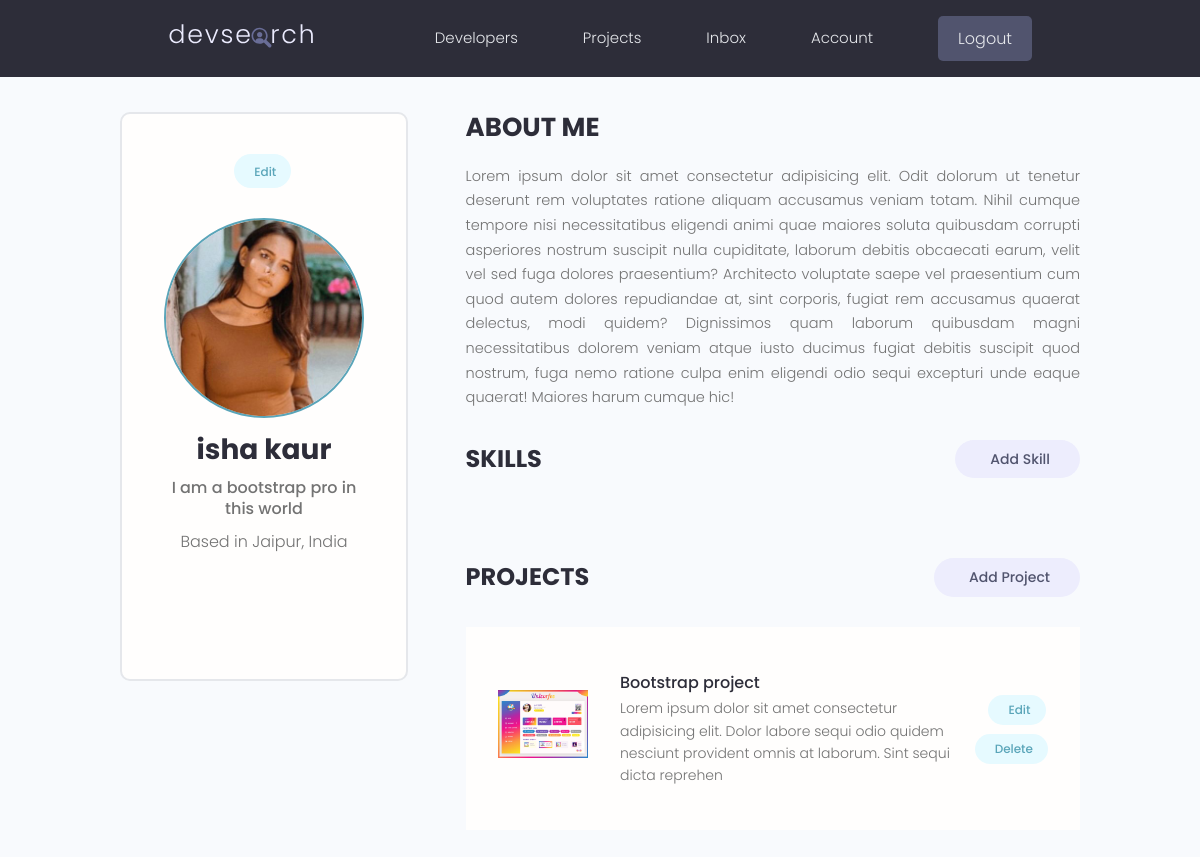
/users/account/ (signed in), run on an earlier commit of the app's database.
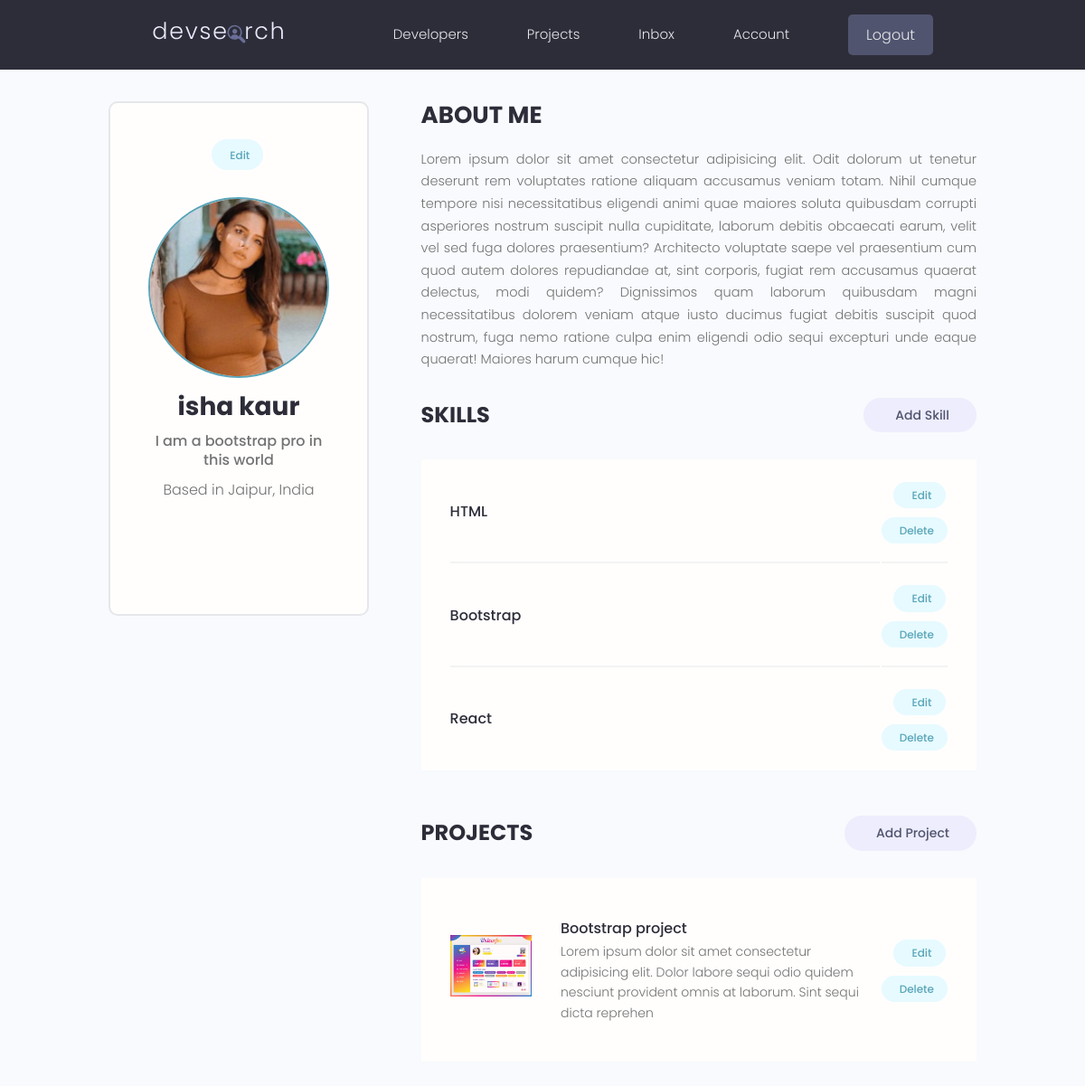
And on a later commit of the database.
### projects/models.py (models this page shows, shortened)
class Project(models.Model):
    owner = models.ForeignKey(Profile, null=True, blank=True, on_delete=models.SET_NULL)
    title = models.CharField(max_length=200)
    description = models.TextField(null=True, blank=True)
    featured_image = models.ImageField(null=True, blank=True, default='default.jpg')
    demo_link = models.CharField(max_length=2000, null=True, blank=True)
    source_link = models.CharField(max_length=2000, null=True, blank=True)
    tags = models.ManyToManyField('Tag', blank=True)
    vote_total = models.IntegerField(default=0, null=True, blank=True)
    vote_ratio = models.IntegerField(default=0, null=True, blank=True)
    created = models.DateTimeField(auto_now_add=True)
    id = models.UUIDField(default=uuid.uuid4, unique=True, primary_key=True, editable=False)
    class Meta:
        ordering = ['-vote_ratio', '-vote_total']

### users/models.py (models this page shows, shortened)
class Skill(models.Model):
    owner = models.ForeignKey(Profile, on_delete=models.CASCADE, null=True)
    name = models.CharField(max_length=200, blank=True, null=True)
    description = models.TextField(blank=True, null=True)
    created = models.DateTimeField(auto_now_add=True)
    id = models.UUIDField(default=uuid.uuid4, unique=True, primary_key=True, editable=False)

### users/views.py (the view)
# urls.py: path('account/', views.userAccount, name='account'),
@login_required(login_url='login')
def userAccount(request):
    profile = request.user.profile
    skills = profile.skill_set.all()
    projects = profile.project_set.all()
    context = {'profile': profile, 'skills': skills, 'projects': projects}
    return render(request, 'users/account.html', context)

### users/templates/users/account.html (shortened to what this page needs)
{% extends 'main.html' %}
{% block content %}
<body>
  <main class="settingsPage profile my-md">
    <div class="container">
      <div class="layout">
        <div class="column column--1of3">
          <div class="card text-center">
            <div class="card__body dev">
              <a class="tag tag--pill tag--main settings__btn" href="{% url 'edit-account' %}"> Edit</a>
              <img class="avatar avatar--xl dev__avatar" src="{{ profile.profile_image.url }}" />
              <h2 class="dev__name">{{ profile.name }}</h2>
              <p class="dev__title">{{ profile.short_intro }}</p>
              <p class="dev__location">Based in {{ profile.location }}</p>
              <ul class="dev__social">
              </ul>
            </div>
          </div>
        </div>
        <div class="column column--2of3">
          <div class="devInfo">
            <h3 class="devInfo__title">About Me</h3>
            <p class="devInfo__about">{{ profile.bio }}</p>
          </div>
          <div class="settings">
            <h3 class="settings__title">Skills</h3>
            <a class="tag tag--pill tag--sub settings__btn tag--lg" href="{% url 'create-skill' %}"> Add Skill</a>
          </div>
          <table class="settings__table">
            {% for skill in skills %}
            <tr>
              <td class="settings__tableInfo">
                <h4>{{ skill.name }}</h4>
              </td>
              <td class="settings__tableActions">
                <a class="tag tag--pill tag--main settings__btn" href="{% url 'update-skill' skill.id %}"> Edit</a>
                <a class="tag tag--pill tag--main settings__btn" href="{% url 'delete-skill' skill.id %}?next=/users/account">
                  Delete</a>
              </td>
            </tr>
            {% endfor %}
          </table>
          <div class="settings">
            <h3 class="settings__title">Projects</h3>
            <a class="tag tag--pill tag--sub settings__btn tag--lg" href="{% url 'create-project' %}"> Add Project</a>
          </div>
          <table class="settings__table">
            {% for project in projects %}
            <tr>
              <td class="settings__thumbnail">
                <a href="{% url 'project' project.id %}"><img src="{{ project.featured_image.url }}" alt="Project Thumbnail" /></a>
              </td>
              <td class="settings__tableInfo">
                <a href="{% url 'project' project.id %}">{{ project.title }}</a>
                <p>{{ project.description|slice:"150"}}</p>
              </td>
              <td class="settings__tableActions">
                <a class="tag tag--pill tag--main settings__btn" href="{% url 'update-project' project.id %}"> Edit</a>
                <a class="tag tag--pill tag--main settings__btn" href="{% url 'delete-project' project.id %}?next=/users/account">Delete</a>
              </td>
            </tr>
            {% endfor %}
          </table>
        </div>
      </div>
    </div>
  </main>
{% endblock content %}

What changed in the data, as far as the page shows it:
added Skill: name "HTML"
added Skill: name "Bootstrap"
added Skill: name "React"
